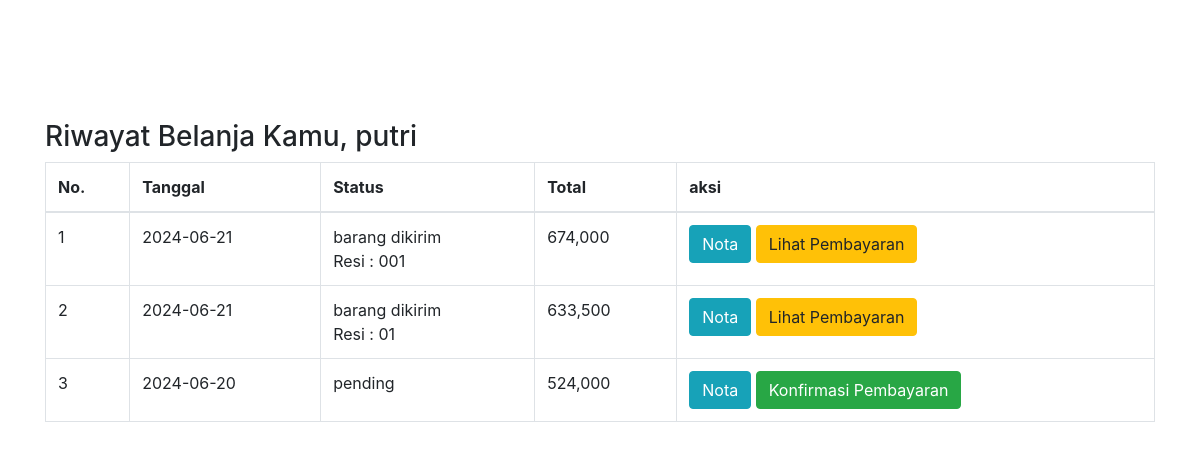
The app's page /riwayat.php (signed in) with its own data.
### tables this page shows
CREATE TABLE `pembelian` (
  `id_pembelian` int(11) NOT NULL,
  `id_pelanggan` int(11) NOT NULL,
  `id_ongkir` int(6) NOT NULL,
  `tgl_pembelian` date NOT NULL,
  `total_pembelian` int(11) NOT NULL,
  `nama_kota` varchar(100) NOT NULL,
  `tarif` int(11) NOT NULL,
  `alamat_pengiriman` text NOT NULL,
  `status_pembelian` varchar(100) NOT NULL DEFAULT 'pending',
  `resi_pengiriman` varchar(50) NOT NULL
);

### riwayat.php (the view, shortened to what this page needs)
<?php
include 'koneksi.php';
?>
<!DOCTYPE html>
<html>
<head>
    <link rel="stylesheet" href="https://stackpath.bootstrapcdn.com/bootstrap/4.3.1/css/bootstrap.min.css">
    <link rel="stylesheet" type="text/css" href="fontawesome/css/all.min.css">
    <link rel="stylesheet" type="text/css" href="style.css">
</head>
<body>
  <section class="riwayat" style="margin-top: 10%;">
  	<div class="container">
  		<h3>Riwayat Belanja Kamu, <?php echo $_SESSION ["pelanggan"]["nama_pelanggan"]  ?></h3>
  		<table class="table table-bordered">
  			<thead>
  				<tr>
	  				<th>No.</th>
	  				<th>Tanggal</th>
	  				<th>Status</th>
	  				<th>Total</th>
	  				<th>aksi</th>
  				</tr>
  			</thead>
  			<tbody>
  				<?php $nomor = 1; ?>
  				<?php
  					$id_pelanggan = $_SESSION["pelanggan"]["id_pelanggan"];
  					$ambil = $koneksi->query("SELECT * FROM pembelian WHERE id_pelanggan='$id_pelanggan' ORDER BY id_pembelian DESC");
  					while ($pecah = $ambil->fetch_assoc()){
  				 ?>
  					<tr>
  						<td><?php echo $nomor; ?></td>
  						<td><?php echo $pecah["tgl_pembelian"];  ?></td>
  						<td>
                <?php echo $pecah ["status_pembelian"]; ?><br>
                <?php if (!empty($pecah['resi_pengiriman'])): ?>
                  Resi : <?php echo $pecah['resi_pengiriman']; ?>
                <?php endif ?>
                </td>
  						<td><?php echo number_format( $pecah ["total_pembelian"]); ?></td>
  						<td>
  							<a href="nota.php?id=<?php echo $pecah ["id_pembelian"]; ?>" class="btn btn-info">Nota</a>
                  <?php   if ($pecah['status_pembelian']=="pending"): ?>
  							<a href="pembayaran.php?id=<?php echo $pecah ["id_pembelian"]; ?>" class="btn btn-success">Konfirmasi Pembayaran
                </a>
                <?php else: ?>
                  <a href="lihat_pembayaran.php?id=<?php echo $pecah ["id_pembelian"]; ?>" class="btn btn-warning">Lihat Pembayaran</a>
                <?php endif ?>
  						</td>
  					</tr>
  					<?php $nomor++; ?>
  					<?php 	} ?>
  			</tbody>
  		</table>
  	</div>
  </section>
</body>
</html>

### records on screen
pembelian: tgl_pembelian "2024-06-21", status_pembelian "barang dikirim", resi_pengiriman "001", total_pembelian "674,000"
pembelian: tgl_pembelian "2024-06-21", status_pembelian "barang dikirim", resi_pengiriman "01", total_pembelian "633,500"
pembelian: tgl_pembelian "2024-06-20", status_pembelian "pending", total_pembelian "524,000"

### other values on screen
$_SESSION ["pelanggan"]["nama_pelanggan"] "putri"
